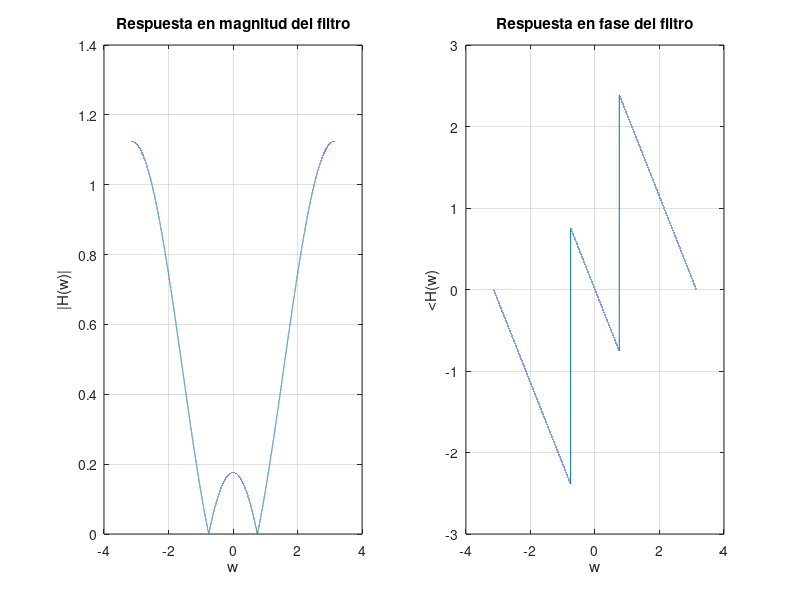

The MATLAB source for this figure:
% Ejercicio 7
% Filtro ranura de sólo ceros (FIR).

w = -pi:0.0001:pi; % Frecuencia.

b0 = 1 ./(sqrt(2-2 .*cos(0.56*pi)).*sqrt(2-2 .*cos(1.04*pi))); % Ganancia.
w0 = 0.24*pi; % Angulo de los ceros conjugados.

% Funcion |H(w)|.
V1 = 2-2 .*cos(w-w0);
V2 = 2-2 .*cos(w+w0);
H = abs(b0).*sqrt(V1.*V2);

% Funcion <H(w).
A = sin(w-w0);
B = 1-cos(w-w0);
C = sin(w+w0);
D = 1-cos(w+w0);
PH = atan(A./B)+atan(C./D);

% Graficas de H(w).
figure;
subplot(1,2,1);
plot(w, H);
grid;
title('Respuesta en magnitud del filtro')
xlabel('w');
ylabel('|H(w)|');
subplot(1,2,2);
plot(w, PH);
grid;
title('Respuesta en fase del filtro')
xlabel('w');
ylabel('<H(w)');
